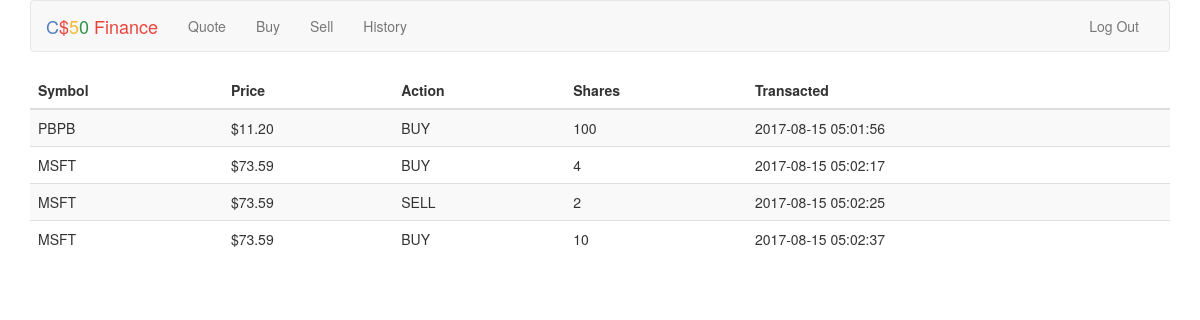
Screenshot of /history (signed in) with the database file from the repository.
### tables this page shows
CREATE TABLE 'transactions' (' id' INTEGER PRIMARY KEY AUTOINCREMENT NOT NULL, 'symbol' TEXT NOT NULL, 'price' REAL NOT NULL, 'datetime' INTEGER NOT NULL DEFAULT CURRENT_TIMESTAMP, 'user_id' INTEGER NOT NULL, 'action'  TEXT NOT NULL  , 'shares'  INTEGER NOT NULL  );

### application.py (the view)
@app.route("/history")
@login_required
def history():
    rows = db.execute("SELECT * FROM transactions WHERE user_id = :user_id", user_id=session["user_id"])
    transactions = []
    for row in rows:
        transactions.append([
            row["symbol"],
            usd(row["price"]),
            row["action"],
            row["shares"],
            row["datetime"]
        ])
    return render_template("history.html", transactions=transactions)

### helpers.py (called while the page is built)
def login_required(f):
    @wraps(f)
    def decorated_function(*args, **kwargs):
        if session.get("user_id") is None:
            return redirect(url_for("login", next=request.url))
        return f(*args, **kwargs)
    return decorated_function

def usd(value):
    return "${:,.2f}".format(value)

### templates/history.html (shortened to what this page needs)
{% extends "layout.html" %}
{% block main %}
    <table class="table table-striped">
        <thead>
            <tr>
                <th>Symbol</th>
                <th>Price</th>
                <th>Action</th>
                <th>Shares</th>
                <th>Transacted</th>
            </tr>
        </thead>
        <tbody>
            {% for item in transactions %}
                <tr>
                    <td>{{ item|join('</td><td>'|safe) }}</td>
                </tr>
            {% endfor %}
        </tbody>
    </table>
{% endblock %}

### static/styles.css (style rules this page uses)
main td { text-align: left; }

### rows the page displays
transactions: datetime "PBPB $11.20 BUY 100 2017-08-15 05:01:56"
transactions: datetime "MSFT $73.59 BUY 4 2017-08-15 05:02:17"
transactions: datetime "MSFT $73.59 SELL 2 2017-08-15 05:02:25"
transactions: datetime "MSFT $73.59 BUY 10 2017-08-15 05:02:37"
